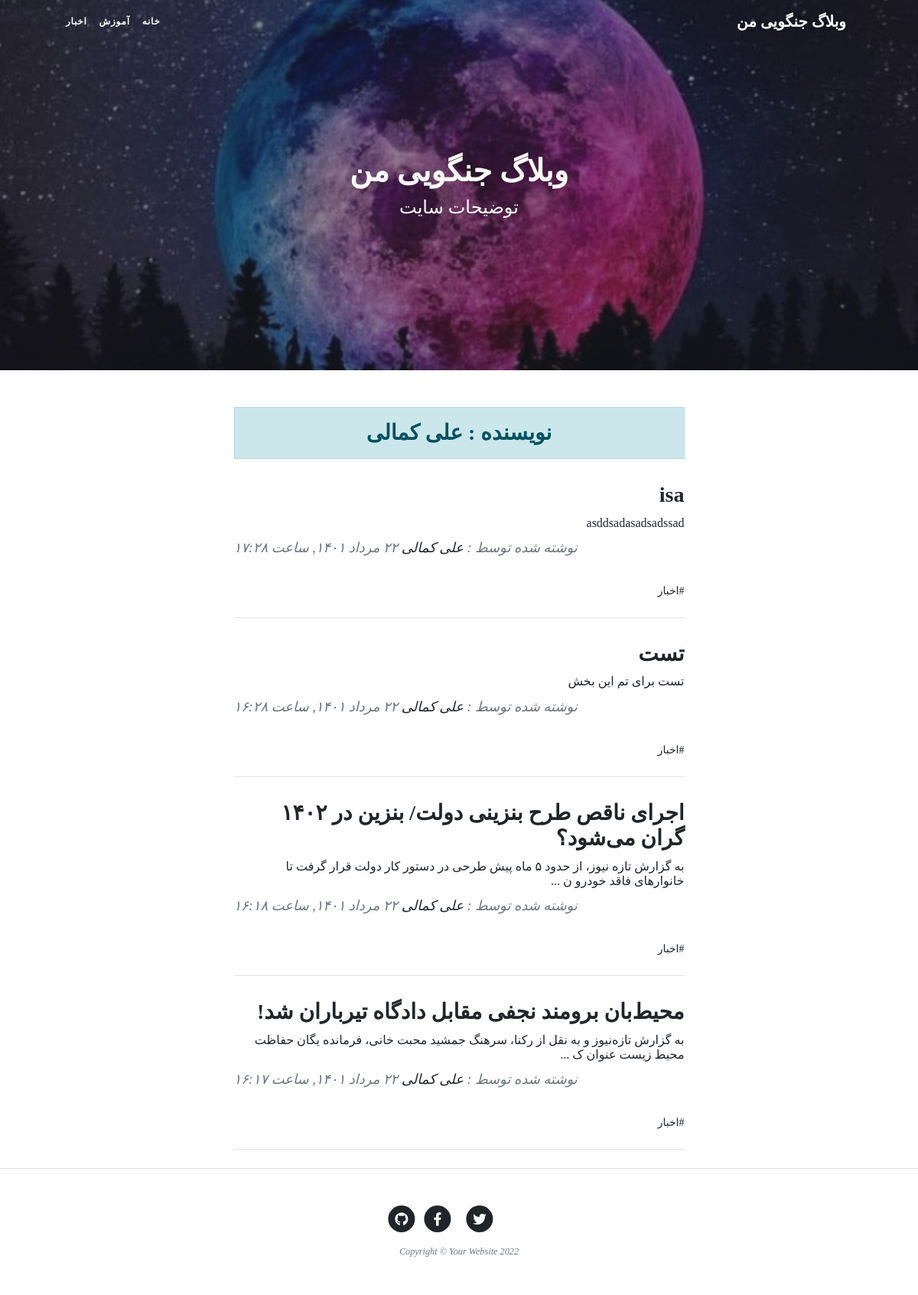
Page /author/irania9O on the committed database.
### blog/models.py (models this page shows, shortened)
class SingletonBaseModel(models.Model):
    class Meta:
        verbose_name = "تنظیم"
        verbose_name_plural = "تنظیمات"
        abstract = True

class SiteSetting(SingletonBaseModel):
    site_header = models.CharField(max_length=50, verbose_name="هدر سایت", default="هدر سایت")
    site_name = models.CharField(max_length=100, verbose_name="نام سایت", default="نام سایت")
    site_description =  models.CharField(max_length=200, verbose_name="توضیحات سایت", default="توضیحات سایت")
    image = models.ImageField(upload_to="images", verbose_name="تصویر تیتر سایت")

class Catagory(models.Model):
    parent = models.ForeignKey('self', default=None , null=True, blank=True, on_delete=models.SET_NULL, related_name='children', verbose_name="زیر دسته")
    title = models.CharField(max_length=200, verbose_name="عنوان دسته بندی")
    slug = models.SlugField(max_length=100, unique=True, verbose_name="آدرس دسته بندی")
    status = models.BooleanField(default=True, verbose_name="آیا نمایش داده شود؟")
    position = models.IntegerField(verbose_name="پوزیشن")
    class Meta:
        verbose_name = "دسته بندی"
        verbose_name_plural = "دسته بندی ها"
        ordering = ['parent__id', 'position']
    objects = CatagoryManager()

class Article(models.Model):
    STATUS_CHOICES = (
        ('d', 'پیش‌نویس'),           # draft
        ('p', 'منتشر شده'),         # publish
        ('i', 'در حال بررسی'),      # investigaion
        ('b', 'برگشت داده شده'),    # back
    )
    author = models.ForeignKey(User, null=True, on_delete=models.SET_NULL, related_name="articles", verbose_name="نویسنده")
    title = models.CharField(max_length=200, verbose_name="عنوان مقاله")
    slug = models.SlugField(max_length=100, unique=True, verbose_name="آدرس مقاله")
    catagory = models.ManyToManyField(Catagory, verbose_name="دسته بندی", related_name="articles")
    description = models.TextField(verbose_name="محتوا")
    thumbnail = models.ImageField(upload_to="images", verbose_name="تصویر مقاله")
    publish = models.DateTimeField(default=timezone.now, verbose_name="زمان انتشار")
    created = models.DateTimeField(auto_now_add=True)
    updated = models.DateTimeField(auto_now=True)
    status = models.CharField(max_length=1, choices=STATUS_CHOICES, verbose_name="وضعیت")
    class Meta:
        verbose_name = "مقاله"
        verbose_name_plural = "مقالات"
        ordering = ['-publish']
    def jpublish(self):
        return jalali_converter(self.publish)
    jpublish.short_description = "زمان انتشار"
    objects = ArticleManager()
    def thumbnail_tag(self):
        return format_html(f"<img width=100 height=60 style='border-radius: 5px;' src='{self.thumbnail.url}'>")
    thumbnail_tag.short_description = "عکس"
    def catagoy_to_list(self):
        catagoties = []
        for catagory in self.catagory.active():
            catagoties.append(catagory.title)
        if len(catagoties) == 0:
            return "بدون دسته بندی"
        else:
            return "، ".join(catagoties)
    catagoy_to_list.short_description = "دسته بندی"

### account/models.py (models this page shows)
class User(AbstractUser):
    is_author = models.BooleanField(default=False, verbose_name="وضعیت نویسندگی")
    special_user = models.DateTimeField(default=timezone.now, verbose_name="کاربر ویژه تا")
    def is_special_user(self):
        if self.special_user > timezone.now():
            return True
        else:
            return False
    is_special_user.boolean = True
    is_special_user.short_description = "وضعیت کاربر ویژه"

### blog/views.py (the view)
# urls.py: path('author/<slug:username>' , AuthorList.as_view(), name= "author"),
class AuthorList(ListView):
    paginate_by = 5
    template_name = "blog/author_list.html"
    def get_queryset(self):
        global author
        username = self.kwargs.get("username")
        author = get_object_or_404(User, username=username)
        return author.articles.published()
    def get_context_data(self, **kwargs):
        context = super().get_context_data(**kwargs)
        context['author'] = author
        return context

### blog/models.py (called while the page is built)
    def published(self):
        return self.filter(status='p')

    def active(self):
        return self.filter(status=True)

### blog/templatetags/base_tags.py (called while the page is built)
@register.simple_tag
def site_name():
    return SiteSetting.objects.get(pk=1).site_name

@register.simple_tag
def site_header():
    return SiteSetting.objects.get(pk=1).site_header

@register.simple_tag
def site_description():
    return SiteSetting.objects.get(pk=1).site_description

@register.simple_tag
def site_image():
    return SiteSetting.objects.get(pk=1).image.url

@register.inclusion_tag("blog/partials/catagory_navbar.html")
def catagory_navbar():
    return {
        "catagories": Catagory.objects.filter(status=True)
    }

### extentions/jalali.py (called while the page is built)
    def persian_tuple(self):
        return self.persian_year, self.persian_month, self.persian_day

### extentions/utils.py (called while the page is built)
def persian_number_conventor(input_str):
    numbers = {
        "0": "۰",
        "1": "١",
        "2": "۲",
        "3": "۳",
        "4": "۴",
        "5": "۵",
        "6": "۶",
        "7": "۷",
        "8": "۸",
        "9": "۹",
    }
    for english_number, persian_number in numbers.items():
        input_str = input_str.replace(english_number, persian_number)
    return input_str

def jalali_converter(time):
    jmonths = ["فروردين", "ارديبهشت", "خرداد", "تير", "مرداد", "شهريور", "مهر", "آبان", "آذر", "دي", "بهمن", "اسفند"]
    time = timezone.localtime(time)
    time_to_str = "{},{},{}".format(time.year, time.month, time.day)
    time_to_tuple = jalali.Gregorian(time_to_str).persian_tuple()
    month_persian = jmonths[time_to_tuple[1]-1]
    output = "{} {} {}, ساعت {}:{}".format(
        time_to_tuple[2],
        month_persian,
        time_to_tuple[0],
        time.hour,
        time.minute
    )
    return persian_number_conventor(output)

### templates/blog/author_list.html (shortened to what this page needs)
{% extends 'blog/list.html' %}
{% block header %}
<h3 class="alert alert-primary text-center" style="font-family: 'Sahel'">نویسنده : {{author.get_full_name}}</h3>
{% endblock %}

### templates/blog/list.html (shortened to what this page needs)
{% extends 'blog/base.html' %}
{% load static %}
{% load base_tags %}
{% block main %}
<header class="masthead">
    <div class="container position-relative px-4 px-lg-5">
        <div class="row gx-4 gx-lg-5 justify-content-center">
            <div class="col-md-10 col-lg-8 col-xl-7">
                <div class="site-heading">
                    <h1>{% site_name %}</h1>
                    <span class="subheading">{% site_description %}</span>
                </div>
            </div>
        </div>
    </div>
</header>
<div class="container px-4 px-lg-5">
    <div class="row gx-4 gx-lg-5 justify-content-center">
        <div class="col-md-10 col-lg-8 col-xl-7">
            {% block header %}{% endblock %}
            {% for article in object_list %}
                <div class="post-preview">
                    <a href="{% url 'blog:detail' article.slug %}">
                        <h2 class="post-title">{{ article.title }}</h2>
                        <h3 class="post-subtitle">{{ article.description|striptags|truncatechars:100 }}</h3>
                    </a>
                    <p class="post-meta">
                        نوشته شده توسط :
                        <a href="{% url 'blog:author' article.author %}">{{article.author.get_full_name}}</a>
                        {{ article.jpublish }}
                    </p>
                    <div class="post-tags" >
                        {% for catagory in article.catagory.active %}
                            <a href="{% url 'blog:catagory' catagory.slug %}">#{{catagory.title}}</a>
                        {% endfor %}
                    </div>
                </div>
                <hr class="my-4" />
            {% endfor %}
        </div>
    </div>
</div>
{% endblock %}

### templates/blog/base.html (shortened to what this page needs)
{% load static %}
{% load base_tags %}
<!DOCTYPE html>
<html lang="en">
    <head>
        <link href="{% static 'blog/css/styles.css' %}" rel="stylesheet" />
        <link href="{% static 'blog/css/rtl.css' %}" rel="stylesheet" />
    </head>
    <body>
        <nav class="navbar navbar-expand-lg navbar-light" id="mainNav">
            <div class="container px-4 px-lg-5">
                <a class="navbar-brand" href="{% url 'blog:home' %}">{% site_name %}</a>
                {% catagory_navbar %}
            </div>
        </nav>
        {% block main %}
        {% endblock %}
        <footer class="border-top">
            <div class="container px-4 px-lg-5">
                <div class="row gx-4 gx-lg-5 justify-content-center">
                    <div class="col-md-10 col-lg-8 col-xl-7">
                        <ul class="list-inline text-center">
                            <li class="list-inline-item">
                                <a href="#!">
                                    <span class="fa-stack fa-lg">
                                        <i class="fas fa-circle fa-stack-2x"></i>
                                        <i class="fab fa-twitter fa-stack-1x fa-inverse"></i>
                                    </span>
                                </a>
                            </li>
                            <li class="list-inline-item">
                                <a href="#!">
                                    <span class="fa-stack fa-lg">
                                        <i class="fas fa-circle fa-stack-2x"></i>
                                        <i class="fab fa-facebook-f fa-stack-1x fa-inverse"></i>
                                    </span>
                                </a>
                            </li>
                            <li class="list-inline-item">
                                <a href="#!">
                                    <span class="fa-stack fa-lg">
                                        <i class="fas fa-circle fa-stack-2x"></i>
                                        <i class="fab fa-github fa-stack-1x fa-inverse"></i>
                                    </span>
                                </a>
                            </li>
                        </ul>
                        <div class="small text-center text-muted fst-italic">Copyright &copy; Your Website 2022</div>
                    </div>
                </div>
            </div>
        </footer>
    </body>
</html>

### templates/blog/partials/catagory_navbar.html
<div class="collapse navbar-collapse" id="navbarResponsive">
    <ul class="navbar-nav">
        <li class="nav-item">
            <a class="nav-link" href="{% url 'blog:home' %}">خانه</a>
            {% for catagory in catagories %}
                {% if catagory.parent == None %}
                    {% if catagory.children.active %}
                        {% include 'blog/partials/catagory_loop.html'%}
                    {% else %}
                    <li class="nav-item">
                        <a class="nav-link" href="{% url 'blog:catagory' catagory.slug %}">{{catagory.title}}</a>
                    </li>
                    {% endif %}
                {% endif %}
            {% endfor %}
        </li>
    </ul>
</div>

### static/blog/css/rtl.css (style rules this page uses)
body { direction: rtl; text-align: right; font-family: "Sahel"; font-size: 14px; }
h1,h2,h3,h4,h5,h6,a { font-family: Sahel; }
.navbar-nav { margin-left: initial !important; margin-right: auto; }
.post-meta { text-align: left; }
header.masthead .site-heading h1 { font-size: 40px; }
.post-title { font-size: 28px !important; }
.post-subtitle { font-size: 16px; }
header.masthead .page-heading .subheading, header.masthead .site-heading .subheading, .btn { font-family: "Sahel" ; }
header.masthead .site-heading h1 { font-size: 40px !important; font-family: "Sahel" ; }

### rows in the picture
SiteSetting: site_name "وبلاگ جنگویی من", site_description "توضیحات سایت"
Catagory: title "آموزش"
Catagory: title "اخبار"
User: get_full_name "علی کمالی"
Article: title "isa", description "asddsadasadsadssad", author.get_full_name "علی کمالی", jpublish "۲۲ مرداد ١۴۰١, ساعت ١۷:۲۸"
Article: title "تست", description "تست برای تم این بخش", author.get_full_name "علی کمالی", jpublish "۲۲ مرداد ١۴۰١, ساعت ١۶:۲۸"
Article: title "اجرای ناقص طرح بنزینی دولت/ بنزین در ۱۴۰۲ گران می‌شود؟", description "به گزارش تازه نیوز، از حدود ۵ ماه پیش طرحی در دستور کار دولت قرار گرفت تا خانوارهای فاقد خودرو ن ...", author.get_full_name "علی کمالی", jpublish "۲۲ مرداد ١۴۰١, ساعت ١۶:١۸"
Article: title "محیط‌بان برومند نجفی مقابل دادگاه تیرباران شد!", description "به گزارش تازه‌نیوز و به نقل از رکنا، سرهنگ جمشید محبت خانی، فرمانده یگان حفاظت محیط زیست عنوان ک ...", author.get_full_name "علی کمالی", jpublish "۲۲ مرداد ١۴۰١, ساعت ١۶:١۷"
